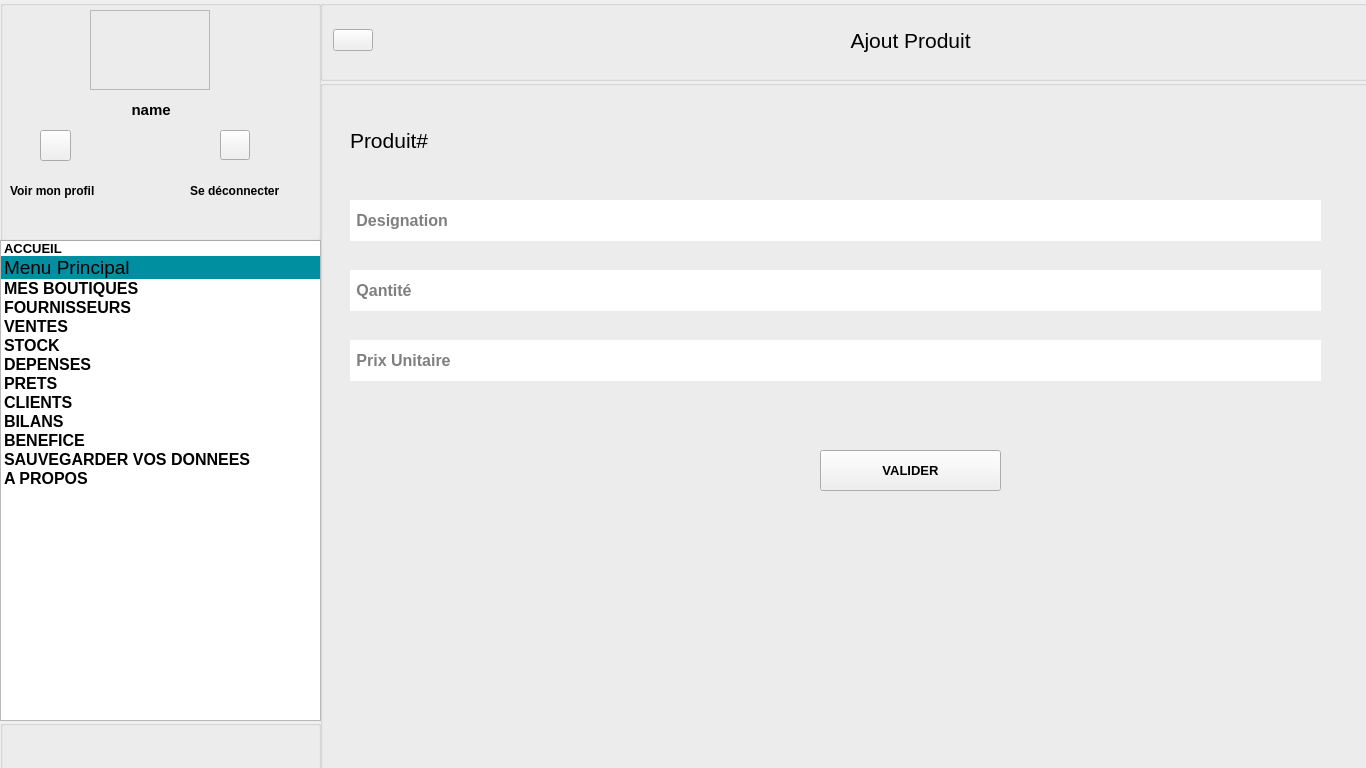
<?xml version="1.0" encoding="UTF-8"?>
<ui version="4.0">
 <class>Produit</class>
 <widget class="QMainWindow" name="Produit">
  <property name="geometry">
   <rect>
    <x>0</x>
    <y>0</y>
    <width>1366</width>
    <height>768</height>
   </rect>
  </property>
  <property name="windowTitle">
   <string>Fewnu</string>
  </property>
  <property name="windowIcon">
   <iconset resource="resources.qrc">
    <normaloff>:/img/img/logo.png</normaloff>:/img/img/logo.png</iconset>
  </property>
  <property name="styleSheet">
   <string notr="true">#frame{
 border-image:url(:/img/img/profile.jpg);
position:fixed;
border-radius: 40px;
}



#gridLayout_2{

   background-color: #ffffff;
}



#frame_2{
 border-image:url(:/img/img/logo.png);
position:fixed;
}

#groupBox_2,#groupBox_3,#line{

  background-color: #008ea1;
 border: 0px;
}

#groupBox,#horizontalSpacer,#horizontalSpacer_3,#horizontalSpacer_4,#horizontalSpacer_2{

    background-color: #008ea1;

}
#groupBox_4,#groupBox_5,#groupBox_6,#groupBox_7,#groupBox_8,#groupBox_9,#groupBox_10{
   
 background-color: #ffffff;



}



#label,#label_2 ,#label_3,#label_4,#label_6,#label_7,#label_8,#label_9,#label_10,#label_11{
       
 color: #ffffff; 
 margin-top: 0;
 margin-bottom: 1rem

}




#pushButton_profile,#pushButton_deconnrctet,#pushButton_achats,#pushButton_pro,#Retour,#calculator,#power
{
    border: 2px solid #008ea1;
    padding: 5px;
   border-radius: 4px;
 
    border: 2px solid #ffffff;
     background-color: #008ea1;
 
}

#pushButton_profile:hover { background-color: #4c8dff; }
#pushButton_deconnrctet:hover { background-color: #4c8dff; }

#groupBox_5{

  border: 2px solid #008ea1;
    padding: 5px;
   border-radius: 20px;
 
    border: 2px solid #ffffff;
     background-color: #008ea1;
}



#pushButton_Ajoute
{
    border: 2px solid #008ea1;
    padding: 5px;
   border-radius: 20px;
 
    border: 0px solid #ffffff;
     background-color: #ffc107;
 
}

#Input_DES,#Input_Q,#Input_P{
       border: 1px solid #f4f5f8;
}

#pushButton_Valider{
       border: 2px solid #008ea1;
    padding: 5px;
   border-radius: 4px;
  color: #ffffff; 
    border: 2px solid #ffffff;
     background-color: #008ea1;

}
#pushButton_Valider:hover { background-color: #4c8dff; }

#groupBox_11{

  background-color: #ffffff;

}

</string>
  </property>
  <widget class="QWidget" name="centralwidget">
   <widget class="QGroupBox" name="groupBox_2">
    <property name="geometry">
     <rect>
      <x>320</x>
      <y>0</y>
      <width>1051</width>
      <height>81</height>
     </rect>
    </property>
    <property name="title">
     <string/>
    </property>
    <widget class="QWidget" name="horizontalLayoutWidget">
     <property name="geometry">
      <rect>
       <x>0</x>
       <y>0</y>
       <width>1111</width>
       <height>80</height>
      </rect>
     </property>
     <layout class="QHBoxLayout" name="horizontalLayout">
      <item>
       <widget class="QLabel" name="label_8">
        <property name="text">
         <string/>
        </property>
       </widget>
      </item>
      <item>
       <widget class="QPushButton" name="Retour">
        <property name="text">
         <string/>
        </property>
        <property name="icon">
         <iconset resource="resources.qrc">
          <normaloff>:/img/img/return-up-back-sharp.svg</normaloff>:/img/img/return-up-back-sharp.svg</iconset>
        </property>
       </widget>
      </item>
      <item>
       <spacer name="horizontalSpacer_2">
        <property name="orientation">
         <enum>Qt::Horizontal</enum>
        </property>
        <property name="sizeHint" stdset="0">
         <size>
          <width>40</width>
          <height>20</height>
         </size>
        </property>
       </spacer>
      </item>
      <item>
       <widget class="QLabel" name="label">
        <property name="font">
         <font>
          <pointsize>16</pointsize>
          <weight>50</weight>
          <bold>false</bold>
         </font>
        </property>
        <property name="text">
         <string>  Ajout Produit</string>
        </property>
       </widget>
      </item>
      <item>
       <spacer name="horizontalSpacer">
        <property name="orientation">
         <enum>Qt::Horizontal</enum>
        </property>
        <property name="sizeHint" stdset="0">
         <size>
          <width>40</width>
          <height>20</height>
         </size>
        </property>
       </spacer>
      </item>
     </layout>
    </widget>
   </widget>
   <widget class="QGroupBox" name="groupBox_4">
    <property name="geometry">
     <rect>
      <x>320</x>
      <y>80</y>
      <width>1051</width>
      <height>691</height>
     </rect>
    </property>
    <property name="font">
     <font>
      <family>Arial</family>
      <pointsize>12</pointsize>
      <weight>75</weight>
      <bold>true</bold>
     </font>
    </property>
    <property name="title">
     <string/>
    </property>
    <widget class="QLabel" name="label_5">
     <property name="geometry">
      <rect>
       <x>30</x>
       <y>40</y>
       <width>141</width>
       <height>41</height>
      </rect>
     </property>
     <property name="font">
      <font>
       <pointsize>16</pointsize>
       <weight>50</weight>
       <bold>false</bold>
      </font>
     </property>
     <property name="text">
      <string>Produit#</string>
     </property>
    </widget>
    <widget class="QLineEdit" name="Input_DES">
     <property name="geometry">
      <rect>
       <x>30</x>
       <y>120</y>
       <width>971</width>
       <height>41</height>
      </rect>
     </property>
     <property name="frame">
      <bool>false</bool>
     </property>
     <property name="placeholderText">
      <string> Designation</string>
     </property>
    </widget>
    <widget class="QLineEdit" name="Input_Q">
     <property name="geometry">
      <rect>
       <x>30</x>
       <y>190</y>
       <width>971</width>
       <height>41</height>
      </rect>
     </property>
     <property name="text">
      <string/>
     </property>
     <property name="frame">
      <bool>false</bool>
     </property>
     <property name="placeholderText">
      <string> Qantité</string>
     </property>
    </widget>
    <widget class="QLineEdit" name="Input_P">
     <property name="geometry">
      <rect>
       <x>30</x>
       <y>260</y>
       <width>971</width>
       <height>41</height>
      </rect>
     </property>
     <property name="frame">
      <bool>false</bool>
     </property>
     <property name="placeholderText">
      <string> Prix Unitaire</string>
     </property>
    </widget>
    <widget class="QPushButton" name="pushButton_Valider">
     <property name="geometry">
      <rect>
       <x>500</x>
       <y>370</y>
       <width>181</width>
       <height>41</height>
      </rect>
     </property>
     <property name="font">
      <font>
       <family>MS Shell Dlg 2</family>
       <pointsize>10</pointsize>
       <weight>75</weight>
       <bold>true</bold>
      </font>
     </property>
     <property name="text">
      <string>VALIDER</string>
     </property>
    </widget>
   </widget>
   <widget class="QListWidget" name="listWidget">
    <property name="geometry">
     <rect>
      <x>0</x>
      <y>240</y>
      <width>321</width>
      <height>481</height>
     </rect>
    </property>
    <property name="midLineWidth">
     <number>1</number>
    </property>
    <property name="autoScrollMargin">
     <number>16</number>
    </property>
    <property name="iconSize">
     <size>
      <width>40</width>
      <height>40</height>
     </size>
    </property>
    <property name="textElideMode">
     <enum>Qt::ElideLeft</enum>
    </property>
    <property name="verticalScrollMode">
     <enum>QAbstractItemView::ScrollPerItem</enum>
    </property>
    <property name="horizontalScrollMode">
     <enum>QAbstractItemView::ScrollPerItem</enum>
    </property>
    <property name="movement">
     <enum>QListView::Static</enum>
    </property>
    <property name="flow">
     <enum>QListView::TopToBottom</enum>
    </property>
    <property name="resizeMode">
     <enum>QListView::Fixed</enum>
    </property>
    <property name="layoutMode">
     <enum>QListView::SinglePass</enum>
    </property>
    <property name="spacing">
     <number>4</number>
    </property>
    <item>
     <property name="text">
      <string>ACCUEIL</string>
     </property>
     <property name="font">
      <font>
       <pointsize>10</pointsize>
       <weight>75</weight>
       <bold>true</bold>
      </font>
     </property>
     <property name="icon">
      <iconset resource="resources.qrc">
       <normaloff>:/img/img/home-outline.svg</normaloff>:/img/img/home-outline.svg</iconset>
     </property>
    </item>
    <item>
     <property name="text">
      <string>Menu Principal</string>
     </property>
     <property name="font">
      <font>
       <pointsize>14</pointsize>
      </font>
     </property>
     <property name="background">
      <brush brushstyle="SolidPattern">
       <color alpha="255">
        <red>0</red>
        <green>142</green>
        <blue>161</blue>
       </color>
      </brush>
     </property>
     <property name="foreground">
      <brush brushstyle="NoBrush">
       <color alpha="255">
        <red>255</red>
        <green>255</green>
        <blue>255</blue>
       </color>
      </brush>
     </property>
    </item>
    <item>
     <property name="text">
      <string>MES BOUTIQUES </string>
     </property>
     <property name="font">
      <font>
       <pointsize>12</pointsize>
       <weight>75</weight>
       <bold>true</bold>
      </font>
     </property>
     <property name="icon">
      <iconset resource="resources.qrc">
       <normaloff>:/img/img/newspaper-outline.svg</normaloff>:/img/img/newspaper-outline.svg</iconset>
     </property>
    </item>
    <item>
     <property name="text">
      <string>FOURNISSEURS</string>
     </property>
     <property name="font">
      <font>
       <pointsize>12</pointsize>
       <weight>75</weight>
       <bold>true</bold>
      </font>
     </property>
     <property name="icon">
      <iconset resource="resources.qrc">
       <normaloff>:/img/img/cube.svg</normaloff>:/img/img/cube.svg</iconset>
     </property>
    </item>
    <item>
     <property name="text">
      <string>VENTES</string>
     </property>
     <property name="font">
      <font>
       <pointsize>12</pointsize>
       <weight>75</weight>
       <bold>true</bold>
      </font>
     </property>
     <property name="icon">
      <iconset resource="resources.qrc">
       <normaloff>:/img/img/cart-outline.svg</normaloff>:/img/img/cart-outline.svg</iconset>
     </property>
    </item>
    <item>
     <property name="text">
      <string>STOCK</string>
     </property>
     <property name="font">
      <font>
       <pointsize>12</pointsize>
       <weight>75</weight>
       <bold>true</bold>
      </font>
     </property>
     <property name="icon">
      <iconset resource="resources.qrc">
       <normaloff>:/img/img/reader-outline.svg</normaloff>:/img/img/reader-outline.svg</iconset>
     </property>
    </item>
    <item>
     <property name="text">
      <string>DEPENSES</string>
     </property>
     <property name="font">
      <font>
       <pointsize>12</pointsize>
       <weight>75</weight>
       <bold>true</bold>
      </font>
     </property>
     <property name="icon">
      <iconset resource="resources.qrc">
       <normaloff>:/img/img/logo-closed-captioning.svg</normaloff>:/img/img/logo-closed-captioning.svg</iconset>
     </property>
    </item>
    <item>
     <property name="text">
      <string>PRETS</string>
     </property>
     <property name="font">
      <font>
       <pointsize>12</pointsize>
       <weight>75</weight>
       <bold>true</bold>
      </font>
     </property>
     <property name="icon">
      <iconset resource="resources.qrc">
       <normaloff>:/img/img/logo-usd.svg</normaloff>:/img/img/logo-usd.svg</iconset>
     </property>
    </item>
    <item>
     <property name="text">
      <string>CLIENTS</string>
     </property>
     <property name="font">
      <font>
       <pointsize>12</pointsize>
       <weight>75</weight>
       <bold>true</bold>
      </font>
     </property>
     <property name="icon">
      <iconset resource="resources.qrc">
       <normaloff>:/img/img/people-outline.svg</normaloff>:/img/img/people-outline.svg</iconset>
     </property>
    </item>
    <item>
     <property name="text">
      <string>BILANS</string>
     </property>
     <property name="font">
      <font>
       <pointsize>12</pointsize>
       <weight>75</weight>
       <bold>true</bold>
      </font>
     </property>
     <property name="icon">
      <iconset resource="resources.qrc">
       <normaloff>:/img/img/today-outline.svg</normaloff>:/img/img/today-outline.svg</iconset>
     </property>
    </item>
    <item>
     <property name="text">
      <string>BENEFICE</string>
     </property>
     <property name="font">
      <font>
       <pointsize>12</pointsize>
       <weight>75</weight>
       <bold>true</bold>
      </font>
     </property>
     <property name="icon">
      <iconset resource="resources.qrc">
       <normaloff>:/img/img/logo-closed-captioning.svg</normaloff>:/img/img/logo-closed-captioning.svg</iconset>
     </property>
    </item>
    <item>
     <property name="text">
      <string>SAUVEGARDER VOS DONNEES</string>
     </property>
     <property name="font">
      <font>
       <pointsize>12</pointsize>
       <weight>75</weight>
       <bold>true</bold>
      </font>
     </property>
     <property name="icon">
      <iconset resource="resources.qrc">
       <normaloff>:/img/img/download-outline.svg</normaloff>:/img/img/download-outline.svg</iconset>
     </property>
    </item>
    <item>
     <property name="text">
      <string>A PROPOS</string>
     </property>
     <property name="font">
      <font>
       <pointsize>12</pointsize>
       <weight>75</weight>
       <bold>true</bold>
      </font>
     </property>
     <property name="background">
      <brush brushstyle="NoBrush">
       <color alpha="255">
        <red>0</red>
        <green>0</green>
        <blue>0</blue>
       </color>
      </brush>
     </property>
     <property name="foreground">
      <brush brushstyle="HorPattern">
       <color alpha="255">
        <red>0</red>
        <green>0</green>
        <blue>0</blue>
       </color>
      </brush>
     </property>
     <property name="icon">
      <iconset resource="resources.qrc">
       <normaloff>:/img/img/information-circle-outline.svg</normaloff>:/img/img/information-circle-outline.svg</iconset>
     </property>
    </item>
   </widget>
   <widget class="QGroupBox" name="groupBox_11">
    <property name="geometry">
     <rect>
      <x>0</x>
      <y>720</y>
      <width>321</width>
      <height>51</height>
     </rect>
    </property>
    <property name="title">
     <string/>
    </property>
   </widget>
   <widget class="QGroupBox" name="groupBox">
    <property name="geometry">
     <rect>
      <x>0</x>
      <y>0</y>
      <width>321</width>
      <height>241</height>
     </rect>
    </property>
    <property name="title">
     <string/>
    </property>
    <widget class="QFrame" name="frame">
     <property name="geometry">
      <rect>
       <x>90</x>
       <y>10</y>
       <width>120</width>
       <height>80</height>
      </rect>
     </property>
     <property name="frameShape">
      <enum>QFrame::StyledPanel</enum>
     </property>
     <property name="frameShadow">
      <enum>QFrame::Raised</enum>
     </property>
    </widget>
    <widget class="QPushButton" name="pushButton_profile">
     <property name="geometry">
      <rect>
       <x>40</x>
       <y>130</y>
       <width>31</width>
       <height>31</height>
      </rect>
     </property>
     <property name="text">
      <string/>
     </property>
     <property name="icon">
      <iconset resource="resources.qrc">
       <normaloff>:/img/img/person-outline.svg</normaloff>:/img/img/person-outline.svg</iconset>
     </property>
     <property name="iconSize">
      <size>
       <width>30</width>
       <height>30</height>
      </size>
     </property>
    </widget>
    <widget class="QPushButton" name="pushButton_deconnrctet">
     <property name="geometry">
      <rect>
       <x>220</x>
       <y>130</y>
       <width>30</width>
       <height>30</height>
      </rect>
     </property>
     <property name="text">
      <string/>
     </property>
     <property name="icon">
      <iconset resource="resources.qrc">
       <normaloff>:/img/img/enter-outline.svg</normaloff>:/img/img/enter-outline.svg</iconset>
     </property>
     <property name="iconSize">
      <size>
       <width>30</width>
       <height>30</height>
      </size>
     </property>
     <property name="checkable">
      <bool>false</bool>
     </property>
     <property name="checked">
      <bool>false</bool>
     </property>
     <property name="autoRepeat">
      <bool>false</bool>
     </property>
    </widget>
    <widget class="QLabel" name="label_2">
     <property name="geometry">
      <rect>
       <x>90</x>
       <y>100</y>
       <width>111</width>
       <height>20</height>
      </rect>
     </property>
     <property name="font">
      <font>
       <pointsize>11</pointsize>
       <weight>75</weight>
       <bold>true</bold>
      </font>
     </property>
     <property name="text">
      <string>          name</string>
     </property>
    </widget>
    <widget class="QLabel" name="label_3">
     <property name="geometry">
      <rect>
       <x>10</x>
       <y>180</y>
       <width>111</width>
       <height>21</height>
      </rect>
     </property>
     <property name="font">
      <font>
       <pointsize>9</pointsize>
       <weight>75</weight>
       <bold>true</bold>
      </font>
     </property>
     <property name="text">
      <string>Voir mon profil</string>
     </property>
    </widget>
    <widget class="QLabel" name="label_4">
     <property name="geometry">
      <rect>
       <x>190</x>
       <y>180</y>
       <width>91</width>
       <height>21</height>
      </rect>
     </property>
     <property name="font">
      <font>
       <pointsize>9</pointsize>
       <weight>75</weight>
       <bold>true</bold>
      </font>
     </property>
     <property name="text">
      <string>Se déconnecter</string>
     </property>
    </widget>
   </widget>
  </widget>
 </widget>
 <resources>
  <include location="resources.qrc"/>
 </resources>
 <connections/>
</ui>
